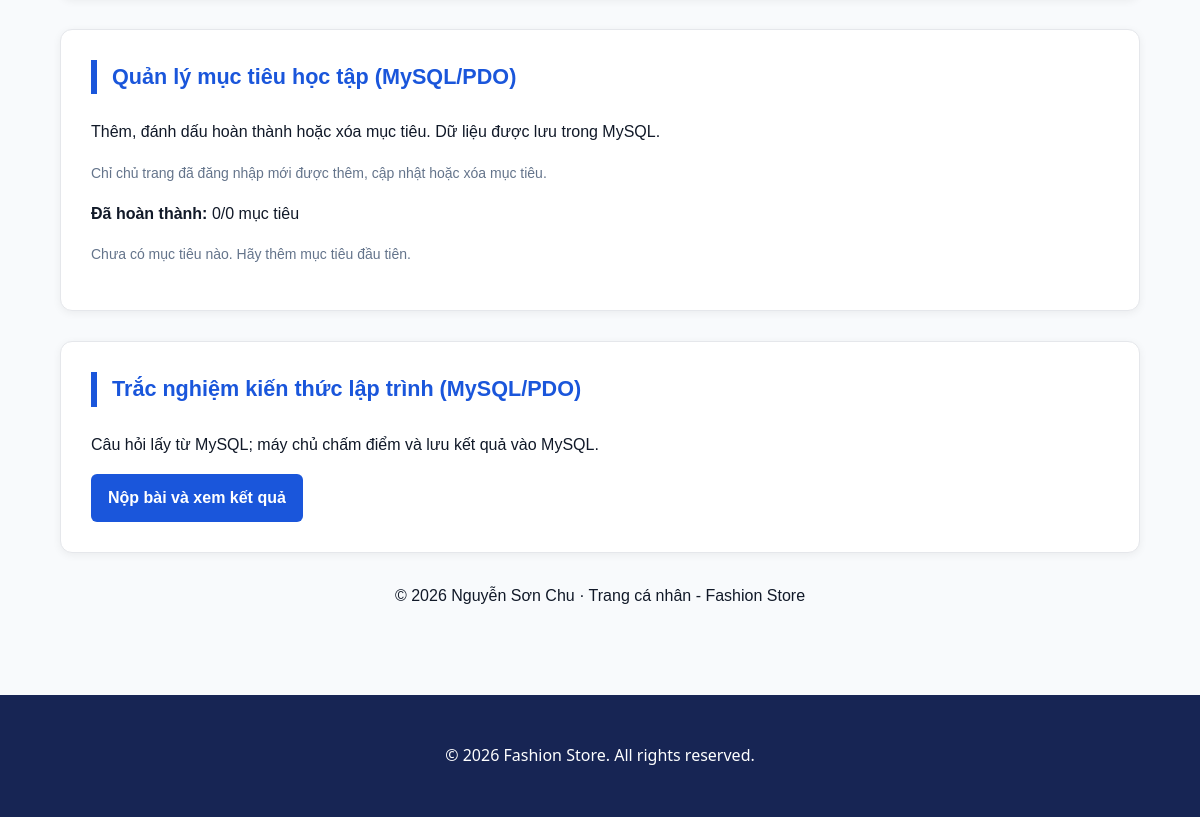
The app's page /thanhvien/3120224020_chu/gioithieu.php (lower part), older data.
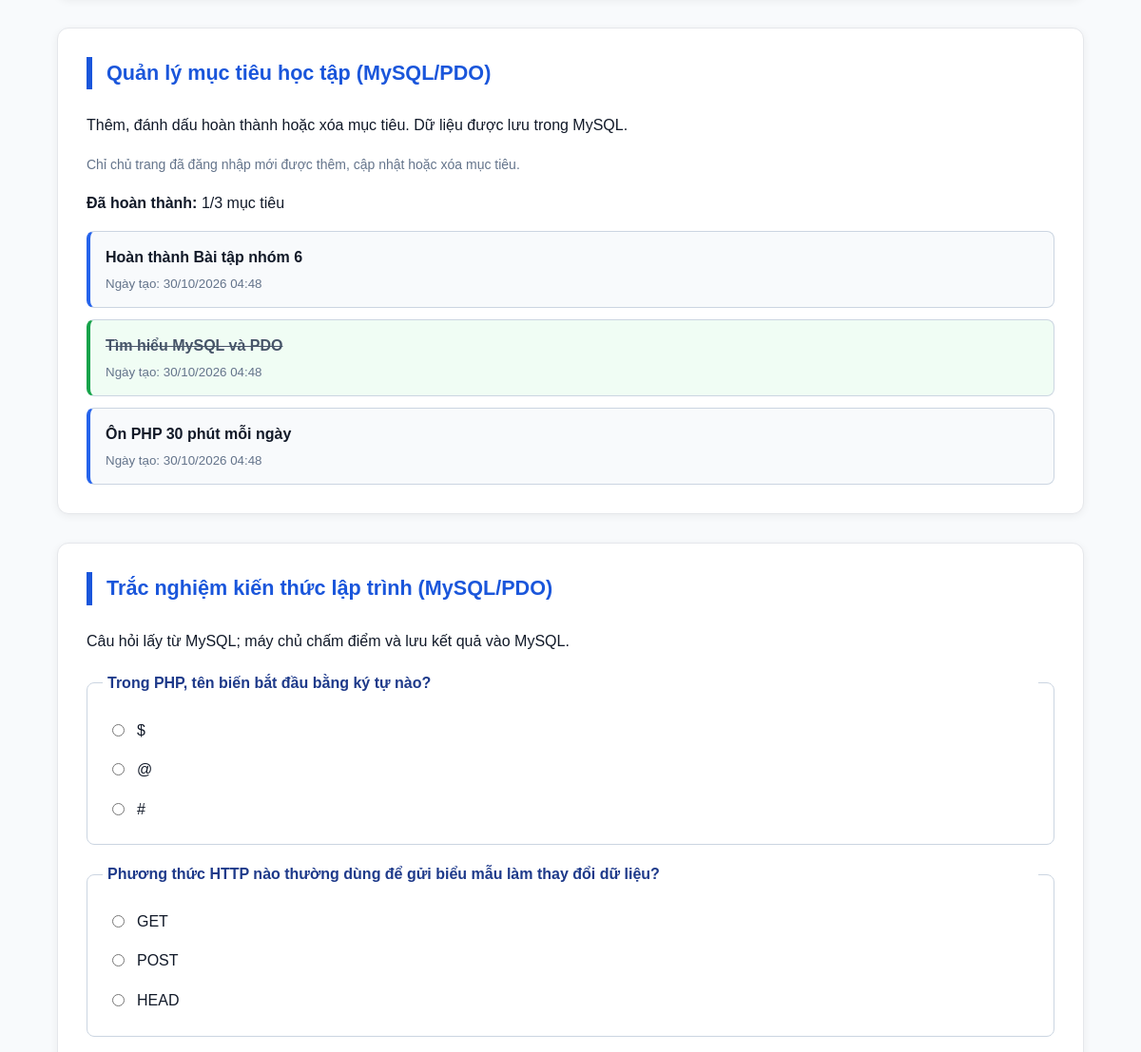
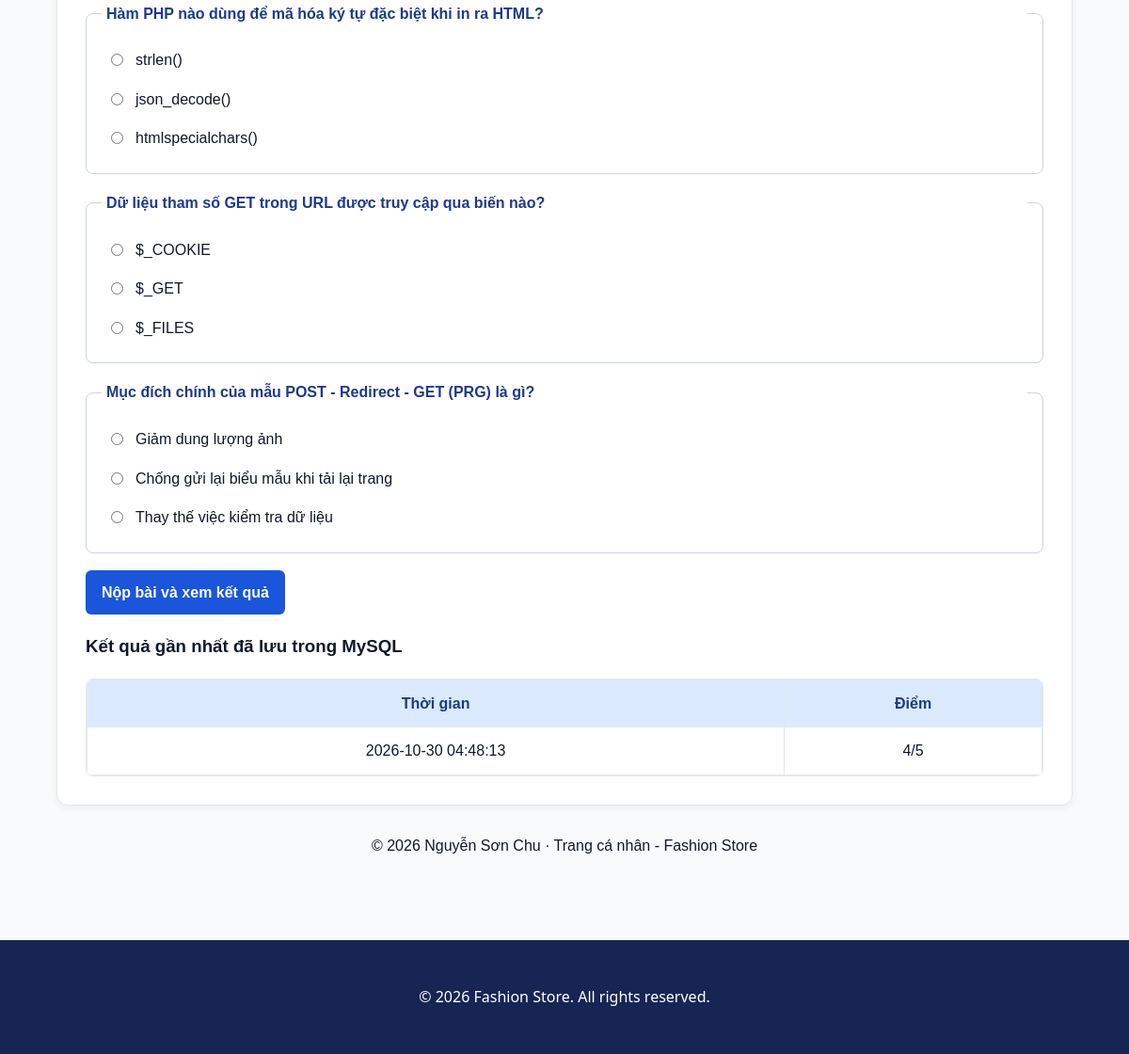
The same page, newer data (2 pictures, top to bottom).
### tables this page shows
CREATE TABLE tv_muc_tieu (
    id INT UNSIGNED AUTO_INCREMENT PRIMARY KEY,
    mssv VARCHAR(50) NOT NULL,
    noi_dung VARCHAR(120) NOT NULL,
    hoan_thanh TINYINT(1) NOT NULL DEFAULT 0,
    ngay_tao DATETIME NOT NULL DEFAULT CURRENT_TIMESTAMP,
    INDEX idx_chu_muc_tieu_mssv (mssv),
    CONSTRAINT fk_chu_muc_tieu FOREIGN KEY (mssv) REFERENCES thanh_vien(ma_sv) ON DELETE CASCADE,
    CONSTRAINT ck_chu_muc_tieu_dodai CHECK (CHAR_LENGTH(TRIM(noi_dung)) BETWEEN 3 AND 120),
    CONSTRAINT ck_chu_muc_tieu_trangthai CHECK (hoan_thanh IN (0,1))
);

CREATE TABLE tv_cau_hoi (
    id INT UNSIGNED AUTO_INCREMENT PRIMARY KEY,
    mssv VARCHAR(50) NOT NULL,
    ma_cau VARCHAR(10) NOT NULL,
    noi_dung VARCHAR(255) NOT NULL,
    lua_chon_a VARCHAR(255) NOT NULL,
    lua_chon_b VARCHAR(255) NOT NULL,
    lua_chon_c VARCHAR(255) NOT NULL,
    dap_an CHAR(1) NOT NULL,
    giai_thich TEXT NOT NULL,
    UNIQUE KEY uq_chu_cauhoi (mssv, ma_cau),
    CONSTRAINT fk_chu_cauhoi FOREIGN KEY (mssv) REFERENCES thanh_vien(ma_sv) ON DELETE CASCADE,
    CONSTRAINT ck_chu_cauhoi_dapan CHECK (dap_an IN ('a','b','c'))
);

CREATE TABLE tv_ket_qua_trac_nghiem (
    id INT UNSIGNED AUTO_INCREMENT PRIMARY KEY,
    mssv VARCHAR(50) NOT NULL,
    so_cau_dung TINYINT UNSIGNED NOT NULL,
    tong_cau TINYINT UNSIGNED NOT NULL,
    ngay_lam DATETIME NOT NULL DEFAULT CURRENT_TIMESTAMP,
    INDEX idx_chu_ketqua (mssv, ngay_lam),
    CONSTRAINT fk_chu_ketqua FOREIGN KEY (mssv) REFERENCES thanh_vien(ma_sv) ON DELETE CASCADE,
    CONSTRAINT ck_chu_ketqua CHECK (tong_cau > 0 AND so_cau_dung <= tong_cau)
);

### inc/ham.php (called while the page is built, shortened)
<?php
function e(mixed $value): string
{
    return htmlspecialchars(
        (string) ($value ?? ''),
        ENT_QUOTES | ENT_SUBSTITUTE,
        'UTF-8'
    );
}

### thanhvien/3120224020_chu/gioithieu.php (the view, shortened to what this page needs)
<?php
$goc = '../../';
$cssRieng = 'style-canhan.css';
$mssvChu = '3120224020';
$emailChu = 'chu.bt6@example.com';
$khoaCsrf = 'chu_3120224020_csrf';
$pdo = db();
$st = $pdo->prepare('SELECT id FROM nguoi_dung WHERE email = ?');
$st->execute([$emailChu]);
$idChu = (int) ($st->fetchColumn() ?: 0);
$nguoiDangNhap = $_SESSION['user'] ?? null;
$idDangNhap = is_array($nguoiDangNhap)
    ? (int) ($nguoiDangNhap['id'] ?? 0)
    : 0;
$laChuTrang = $idChu > 0 && $idDangNhap === $idChu;
$st = $pdo->prepare('SELECT ma_cau, noi_dung, lua_chon_a, lua_chon_b,
                           lua_chon_c, dap_an, giai_thich
                    FROM tv_cau_hoi WHERE mssv = ? ORDER BY ma_cau');
$st->execute([$mssvChu]);
$cauHoi = [];
foreach ($st->fetchAll(PDO::FETCH_ASSOC) as $row) {
    $cauHoi[$row['ma_cau']] = [
        'noi_dung' => $row['noi_dung'],
        'lua_chon' => [
            'a' => $row['lua_chon_a'],
            'b' => $row['lua_chon_b'],
            'c' => $row['lua_chon_c'],
        ],
        'dap_an' => $row['dap_an'],
        'giai_thich' => $row['giai_thich'],
    ];
}
$loiMucTieu = '';
$giaTriMucTieu = '';
$traLoiCu = [];
$st = $pdo->prepare("SELECT id, noi_dung, hoan_thanh,
    DATE_FORMAT(ngay_tao, '%d/%m/%Y %H:%i') AS ngay_tao
    FROM tv_muc_tieu WHERE mssv = ? ORDER BY id DESC");
$st->execute([$mssvChu]);
$danhSachMucTieu = $st->fetchAll(PDO::FETCH_ASSOC);
$soMucTieuHoanThanh = count(array_filter(
    $danhSachMucTieu,
    static fn(array $mucTieu): bool => (int) $mucTieu['hoan_thanh'] === 1
));
$st = $pdo->prepare('SELECT so_cau_dung, tong_cau, ngay_lam
    FROM tv_ket_qua_trac_nghiem WHERE mssv = ? ORDER BY id DESC LIMIT 5');
$st->execute([$mssvChu]);
$lichSuTracNghiem = $st->fetchAll(PDO::FETCH_ASSOC);
require_once __DIR__ . '/../../inc/header.php';
$htmlHeader = ob_get_clean();
echo $htmlHeader;
?>
<main class="noi-dung-chinh trang-ca-nhan">
    <section id="muc-tieu" class="chu-chuc-nang">
        <h2>Quản lý mục tiêu học tập (MySQL/PDO)</h2>
        <p>Thêm, đánh dấu hoàn thành hoặc xóa mục tiêu. Dữ liệu được lưu trong MySQL.</p>
        <?php if ($laChuTrang): ?>
            <form method="post" action="gioithieu.php#muc-tieu" class="chu-form-muc-tieu" novalidate>
                <input type="hidden" name="csrf_token" value="<?= e($_SESSION[$khoaCsrf]) ?>">
                <input type="hidden" name="hanh_dong" value="them_muc_tieu">
                <label for="chu-noi-dung-muc-tieu">Mục tiêu mới (3 - 120 ký tự)</label>
                <div class="chu-hang-nhap">
                    <input id="chu-noi-dung-muc-tieu" name="noi_dung_muc_tieu" type="text"
                           maxlength="120" value="<?= e($giaTriMucTieu) ?>"
                           placeholder="Ví dụ: Ôn PHP 30 phút mỗi ngày" aria-describedby="chu-goi-y-muc-tieu">
                    <button class="chu-nut" type="submit">Thêm mục tiêu</button>
                </div>
                <p id="chu-goi-y-muc-tieu" class="chu-goi-y">Tối đa 20 mục tiêu học tập.</p>
                <?php if ($loiMucTieu !== ''): ?>
                    <p class="chu-thong-bao-loi" role="alert"><?= e($loiMucTieu) ?></p>
                <?php endif; ?>
            </form>
        <?php else: ?>
            <p class="chu-goi-y">Chỉ chủ trang đã đăng nhập mới được thêm, cập nhật hoặc xóa mục tiêu.</p>
        <?php endif; ?>
        <p class="chu-tom-tat"><strong>Đã hoàn thành:</strong>
            <?= e((string) $soMucTieuHoanThanh) ?>/<?= e((string) count($danhSachMucTieu)) ?> mục tiêu
        </p>
        <?php if (empty($danhSachMucTieu)): ?>
            <p class="chu-goi-y">Chưa có mục tiêu nào. Hãy thêm mục tiêu đầu tiên.</p>
        <?php else: ?>
            <ul class="chu-danh-sach-muc-tieu">
                <?php foreach ($danhSachMucTieu as $mucTieu): ?>
                    <li class="chu-muc-tieu <?= (int) $mucTieu['hoan_thanh'] === 1 ? 'chu-da-xong' : '' ?>">
                        <div class="chu-noi-dung-muc-tieu">
                            <strong><?= e($mucTieu['noi_dung']) ?></strong>
                            <small>Ngày tạo: <?= e($mucTieu['ngay_tao']) ?></small>
                        </div>
                    </li>
                <?php endforeach; ?>
            </ul>
        <?php endif; ?>
    </section>
    <section id="trac-nghiem" class="chu-chuc-nang">
        <h2>Trắc nghiệm kiến thức lập trình (MySQL/PDO)</h2>
        <p>Câu hỏi lấy từ MySQL; máy chủ chấm điểm và lưu kết quả vào MySQL.</p>
        <form method="post" action="gioithieu.php#trac-nghiem" class="chu-form-trac-nghiem" novalidate>
            <?php foreach ($cauHoi as $maCau => $cau): ?>
                <fieldset class="chu-cau-hoi">
                    <legend><?= e($cau['noi_dung']) ?></legend>
                    <?php foreach ($cau['lua_chon'] as $maLuaChon => $noiDung): ?>
                        <?php $duocChon = (($traLoiCu[$maCau] ?? null) === $maLuaChon); ?>
                        <label class="chu-lua-chon">
                            <input type="radio" name="tra_loi[<?= e($maCau) ?>]"
                                   value="<?= e($maLuaChon) ?>" <?= $duocChon ? 'checked' : '' ?>>
                            <span><?= e($noiDung) ?></span>
                        </label>
                    <?php endforeach; ?>
                </fieldset>
            <?php endforeach; ?>
            <button class="chu-nut" type="submit">Nộp bài và xem kết quả</button>
        </form>
        <?php if ($lichSuTracNghiem): ?>
            <h3>Kết quả gần nhất đã lưu trong MySQL</h3>
            <div class="bang-cuon-ngang">
                <table>
                    <thead><tr><th scope="col">Thời gian</th><th scope="col">Điểm</th></tr></thead>
                    <tbody>
                        <?php foreach ($lichSuTracNghiem as $ketQua): ?>
                            <tr>
                                <td><?= e($ketQua['ngay_lam']) ?></td>
                                <td><?= e((string) $ketQua['so_cau_dung']) ?>/<?= e((string) $ketQua['tong_cau']) ?></td>
                            </tr>
                        <?php endforeach; ?>
                    </tbody>
                </table>
            </div>
        <?php endif; ?>
    </section>
    <p class="chu-thich-ca-nhan">© 2026 Nguyễn Sơn Chu · Trang cá nhân - Fashion Store</p>
</main>
<?php require_once __DIR__ . '/../../inc/footer.php'; ?>

### inc/header.php (shortened to what this page needs)
<!DOCTYPE html>
<html lang="vi">
<head>
    <link rel="stylesheet" type="text/css" href="<?= $goc ?? '' ?>css/style.css">
    <?php if (!empty($cssRieng)): ?>
        <link rel="stylesheet" href="<?= e($cssRieng) ?>">
    <?php endif; ?>
</head>
<body class="bo-cuc-trang">

### inc/footer.php (shortened to what this page needs)
<footer class="chan-trang">
    <p>&copy; 2026 Fashion Store. All rights reserved.</p>
</footer>
</body>
</html>

### css/style.css (style rules this page uses)
:root { --mau-chinh: #1e40af; --mau-chinh-dam: #172554; --mau-nhan: #d97706; --mau-chu: #0f172a; --mau-chu-phu: #334155; --mau-nen: #f8fafc; --mau-trang: #ffffff; --mau-vien: #cbd5e1; --bo-goc: 8px; --bo-goc-lon: 12px; --khoang-cach: 16px; --khoang-cach-lon: 32px; --phong-chu: system-ui, -apple-system, BlinkMacSystemFont, "Segoe UI", Roboto, sans-serif; }
*, *::before, *::after { box-sizing: border-box; }
body { margin: 0; font-family: var(--phong-chu); line-height: 1.6; color: var(--mau-chu); background-color: var(--mau-nen); }
.bo-cuc-trang { display: grid; min-height: 100vh; grid-template-areas: "dau" "menu" "chinh" "chan"; grid-template-rows: auto auto minmax(0, 1fr) auto; grid-template-columns: minmax(0, 1fr); gap: 0; width: 100%; }
.noi-dung-chinh { grid-area: chinh; width: 100%; max-width: 1140px; min-width: 0; margin: 0 auto; padding: var(--khoang-cach); }
.chan-trang { grid-area: chan; background-color: var(--mau-chinh-dam); color: var(--mau-trang); text-align: center; padding: var(--khoang-cach-lon) var(--khoang-cach); margin-top: var(--khoang-cach-lon); }
@media (min-width: 768px) { .noi-dung-chinh { padding: var(--khoang-cach-lon); } }
h2 { font-size: 1.35rem; color: var(--mau-chinh); border-left: 5px solid var(--mau-chinh); padding-left: 12px; margin-top: 0; margin-bottom: var(--khoang-cach); }
table { width: 100%; border-collapse: collapse; background-color: var(--mau-trang); }
th, td { padding: 12px 14px; border: 1px solid var(--mau-vien); }
thead th { background-color: #e2e8f0; color: var(--mau-chu); }

Row changes from the older to the newer data that the page shows:
added tv_muc_tieu: noi_dung "Hoàn thành Bài tập nhóm 6", ngay_tao "30/10/2026 04:48"
added tv_muc_tieu: noi_dung "Tìm hiểu MySQL và PDO", ngay_tao "30/10/2026 04:48", hoan_thanh 1 (drawn)
added tv_muc_tieu: noi_dung "Ôn PHP 30 phút mỗi ngày", ngay_tao "30/10/2026 04:48"
added tv_cau_hoi: noi_dung "Trong PHP, tên biến bắt đầu bằng ký tự nào?", value "☐ $", lua_chon_a "$", value "☐ @", lua_chon_b "@", value "☐ #", lua_chon_c "#"
added tv_cau_hoi: noi_dung "Phương thức HTTP nào thường dùng để gửi biểu mẫu làm thay đổi dữ liệu?", value "☐ GET", lua_chon_a "GET", value "☐ POST", lua_chon_b "POST", value "☐ HEAD", lua_chon_c "HEAD"
added tv_cau_hoi: noi_dung "Hàm PHP nào dùng để mã hóa ký tự đặc biệt khi in ra HTML?", value "☐ strlen()", lua_chon_a "strlen()", value "☐ json_decode()", lua_chon_b "json_decode()", value "☐ htmlspecialchars()", lua_chon_c "htmlspecialchars()"
added tv_cau_hoi: noi_dung "Dữ liệu tham số GET trong URL được truy cập qua biến nào?", value "☐ $_COOKIE", lua_chon_a "$_COOKIE", value "☐ $_GET", lua_chon_b "$_GET", value "☐ $_FILES", lua_chon_c "$_FILES"
added tv_cau_hoi: noi_dung "Mục đích chính của mẫu POST - Redirect - GET (PRG) là gì?", value "☐ Giảm dung lượng ảnh", lua_chon_a "Giảm dung lượng ảnh", value "☐ Chống gửi lại biểu mẫu khi tải", lua_chon_b "Chống gửi lại biểu mẫu khi tải lại trang", value "☐ Thay thế việc kiểm tra dữ liệu", lua_chon_c "Thay thế việc kiểm tra dữ liệu"
added tv_ket_qua_trac_nghiem: ngay_lam "2026-10-30 04:48:13", so_cau_dung "4", tong_cau "5"
Text that changed along with them:
$soMucTieuHoanThanh: "0" → "1"
count($danhSachMucTieu): "0" → "3"
text no longer shown: "Chưa có mục tiêu nào. Hãy thêm mục tiêu đầu tiên."
text now shown: "Kết quả gần nhất đã lưu trong MySQL Thời gian Điểm"
